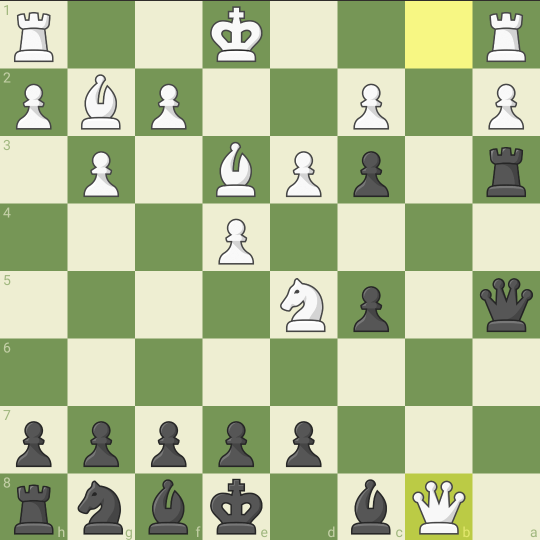
#> input picture src/images/fen_strings/1Qb1kbnr;3ppppp;8;q1pN4;4P3;r1pPB1P1;P1P2PBP;R3K2R.png, 1080 x 1080 px, given in place of Screenshot_getadvmove.png, which was not available (shown at 1/2 size)
$ python identifier.py
#> lines starting #> are read from the running program, lines starting #| are printed output that depends on the picture; pictures that were not available may be replaced by others from this repository, and a replacement may not be noted
### src/chess/art_vis/image_processing.py
import pathlib
from typing import Tuple, List

import cv2
import numpy as np
from numpy import ndarray


class ImageProcessing:
    # [26 lines left out: functions read_img, write_img, show, grayscale, morph_grad, not called in this run]

    @staticmethod
    def crop(img: ndarray, x1: int, y1: int, x2: int, y2: int) -> ndarray:
        return img.copy()[y1: y2, x1: x2]

    # [60 lines left out: functions scale, resize, combine_imgs, get_px_similarities, locate, not called in this run]

    @staticmethod
    def get_value_count(img: ndarray, value: int) -> int:
        return int(np.sum(img == value))

    # [8 lines left out: function get_square, not called in this run]

### src/chess/art_vis/identifier.py
from typing import List, Tuple

import cv2
import numpy as np
from numpy import ndarray
from chess.art_vis.image_processing import ImageProcessing


class Identifier:
    PIECE_W_COLOR: int = 248
    PIECE_B_COLOR: int = 84

    TILE_W_COLOR: int = 235
    TILE_B_COLOR: int = 133

    """ Blue filter """
    TILE_W_PLAYED_COLOR: int = 131

    """ Red filter """
    TILE_B_PLAYED_COLOR: int = 187

    # [27 lines left out: functions find_template, get_piece_color, match_colors, not called in this run]

    # @staticmethod
    # def match_colors(board_img: ndarray, piece_img: ndarray, boxes: ndarray) -> List[bool]:
    #     return [Identifier.get_piece_color(board_img, piece_img, box) for box in boxes]

    @staticmethod
    def match_color_rect(rects: List, colors: List) -> List:
        return [[r for (r, is_matching) in zip(rect, color) if is_matching] for rect, color in zip(rects, colors)]

    # [20 lines left out: function determine_pieces_squares, not called in this run]

    # --------------------------------------------------------------------------------------------------------------
    @staticmethod
    def get_value_count(img: ndarray, value: int) -> int:
        return int(np.sum(img == value))

    # [87 lines left out: functions get_board_img, save_fen_str, gen_fen_str, fen_string, is_piece_white, not called in this run]


if __name__ == "__main__":
    scr1 = cv2.imread('../../images/screenshots/Screenshot_getadvmove.png')
#> scr1 is the input picture: shape (1080, 1080, 3); mean B, G, R 145.8, 187.9, 174.2

    crop = ImageProcessing.crop(scr1, 0, 625, 1080, 1705)[:, :, 0]
#> in crop, `return img.copy()[y1: y2, x1: x2]`:
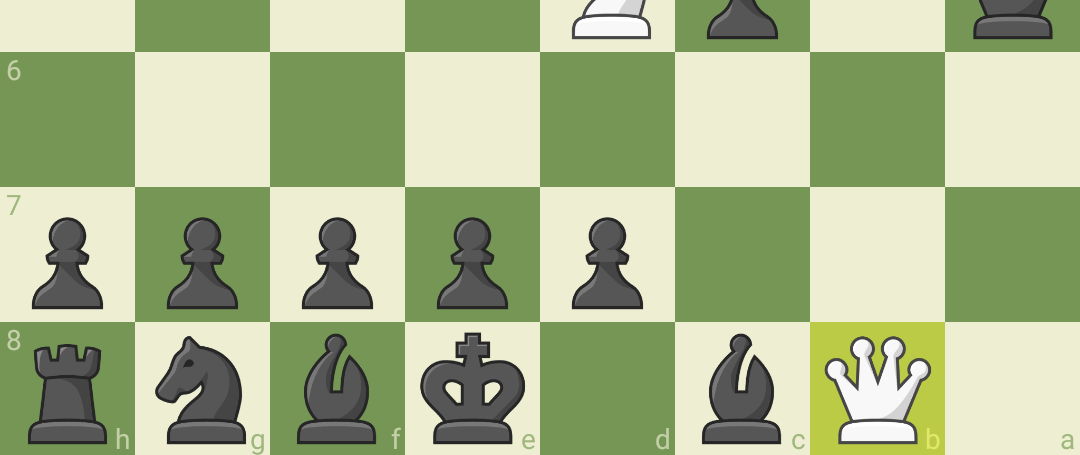
#> returned value: shape (455, 1080, 3); mean of channels 0, 1, 2 140.1, 181.6, 168; drawn as B, G, R
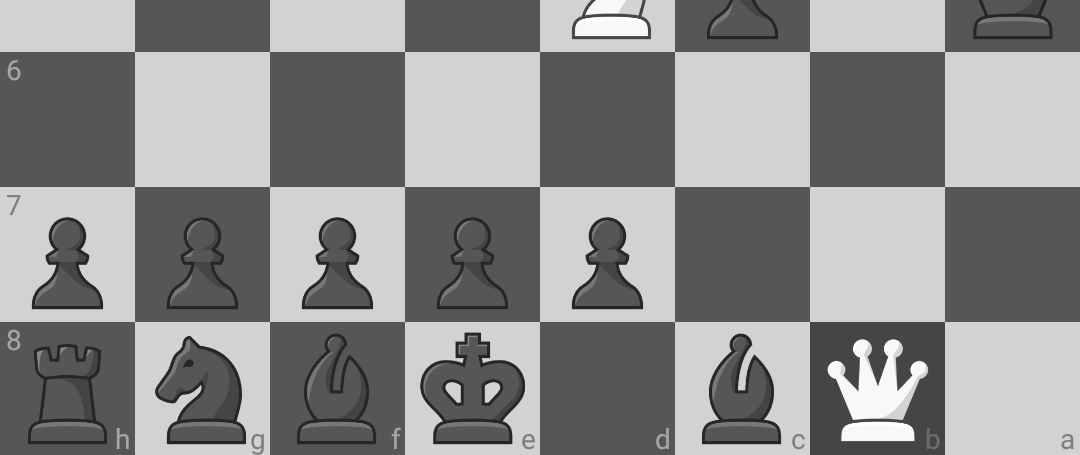
#> crop: shape (455, 1080); min 31, max 255, mean 140.1
#> (the run stopped early here; a loop or call above may not have finished)

$ run again, on src/images/fen_strings/1nbqkbnr;3ppppp;1p6;2pN4;4P3;r2PB1P1;P1P1NP1P;R2QKB1R.png
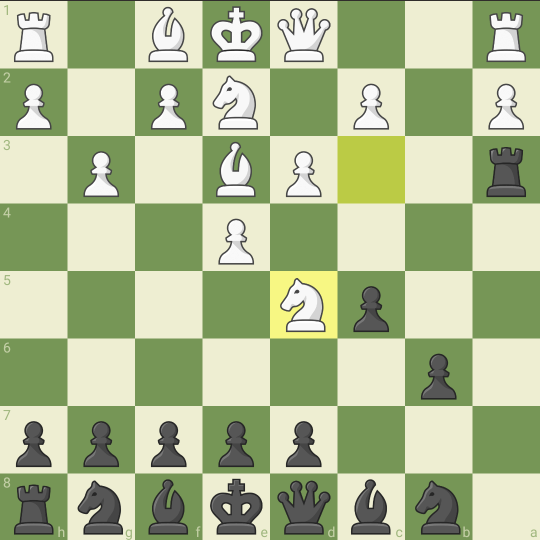
#> input picture src/images/fen_strings/1nbqkbnr;3ppppp;1p6;2pN4;4P3;r2PB1P1;P1P1NP1P;R2QKB1R.png, 1080 x 1080 px, given in place of Screenshot_getadvmove.png, which was not available (shown at 1/2 size)
#> scr1 is the input picture: shape (1080, 1080, 3); mean B, G, R 145.3, 187.1, 173.5
#> in crop, `return img.copy()[y1: y2, x1: x2]`:
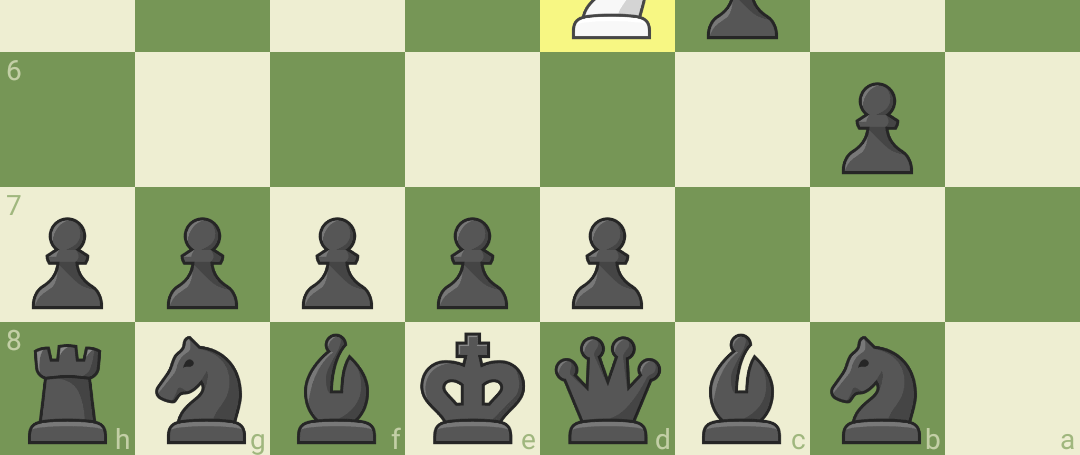
#> returned value: shape (455, 1080, 3); mean of channels 0, 1, 2 137.7, 177.5, 164; drawn as B, G, R
#> `crop = ImageProcessing.crop(scr1, 0, 625, 1080, 1705)[:, :, 0]`:
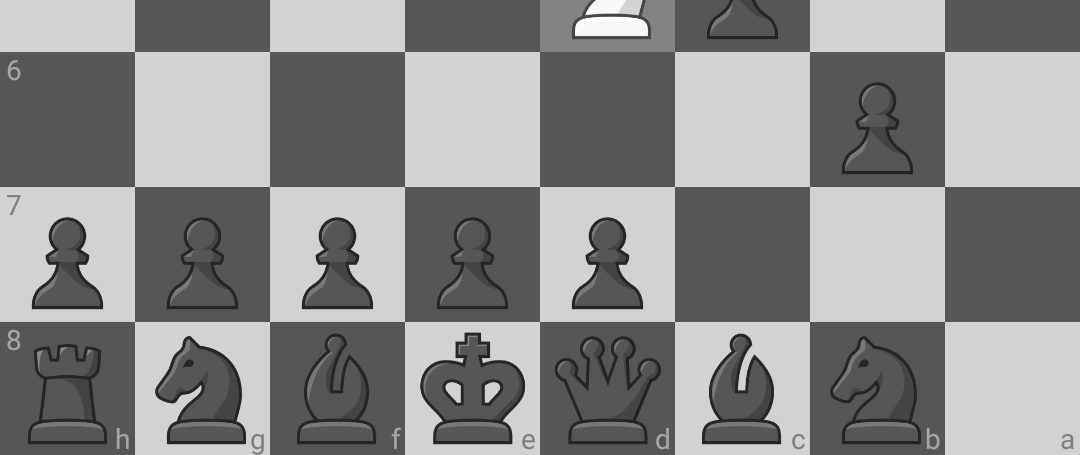
#> crop: shape (455, 1080); min 31, max 255, mean 137.7

$ run again, on src/images/fen_strings/1r1qkbn1;ppp2p1r;2n3p1;2pp1b1p;4p2p;N3pP2;PpQp1KPR;R1B2BN1.png
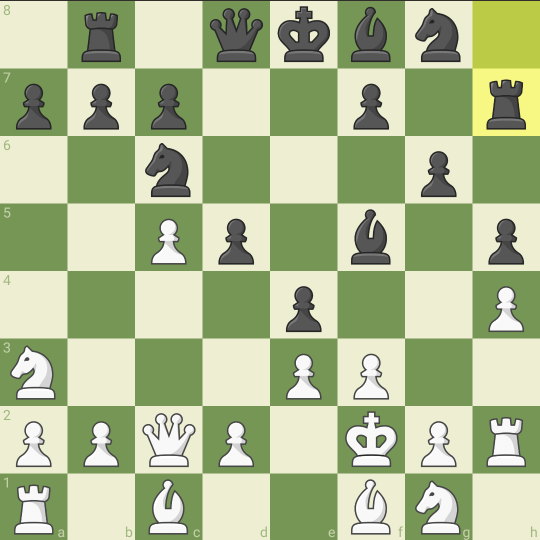
#> input picture src/images/fen_strings/1r1qkbn1;ppp2p1r;2n3p1;2pp1b1p;4p2p;N3pP2;PpQp1KPR;R1B2BN1.png, 1080 x 1080 px, given in place of Screenshot_getadvmove.png, which was not available (shown at 1/2 size)
#> scr1 is the input picture: shape (1080, 1080, 3); mean B, G, R 145.4, 186.9, 173.5
#> in crop, `return img.copy()[y1: y2, x1: x2]`:
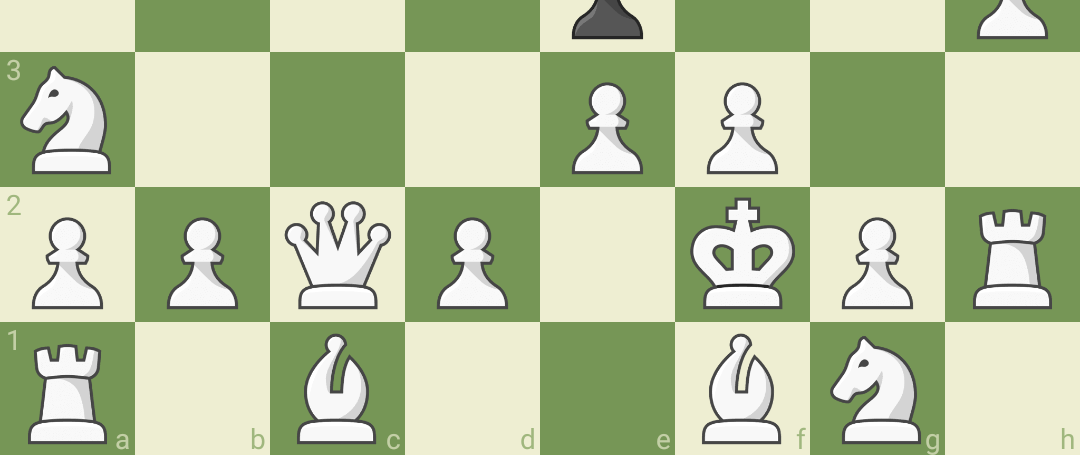
#> returned value: shape (455, 1080, 3); mean of channels 0, 1, 2 159.1, 196.8, 184.2; drawn as B, G, R
#> `crop = ImageProcessing.crop(scr1, 0, 625, 1080, 1705)[:, :, 0]`:
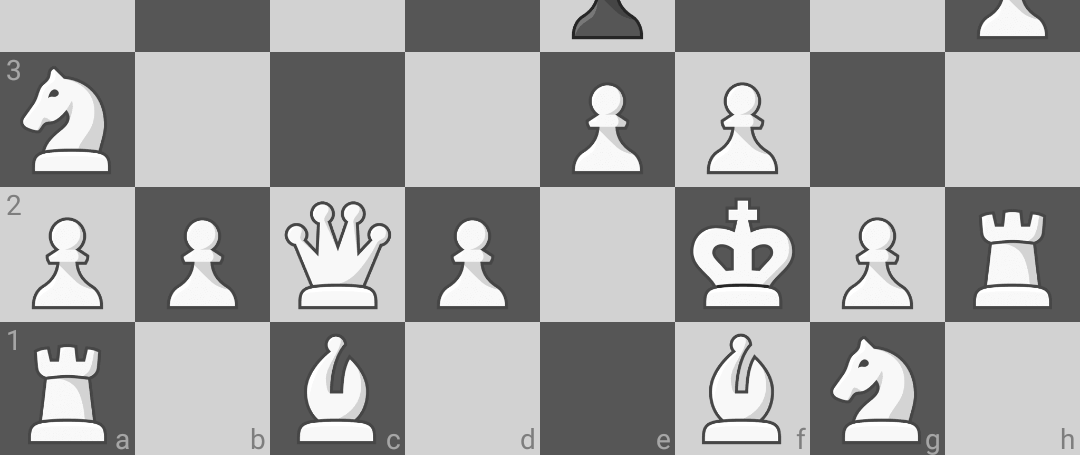
#> crop: shape (455, 1080); min 32, max 255, mean 159.1
